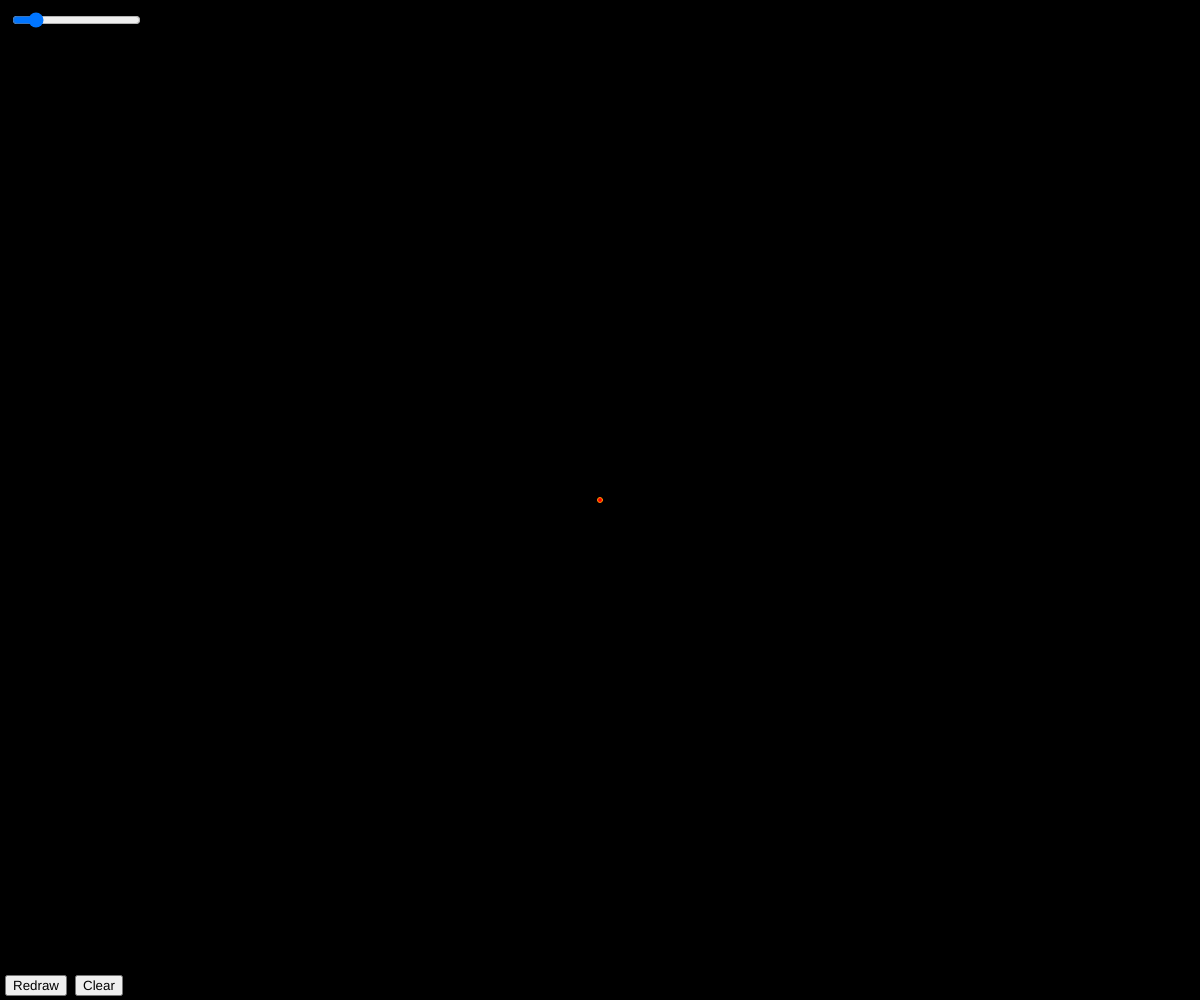
Frame 1 (no input)
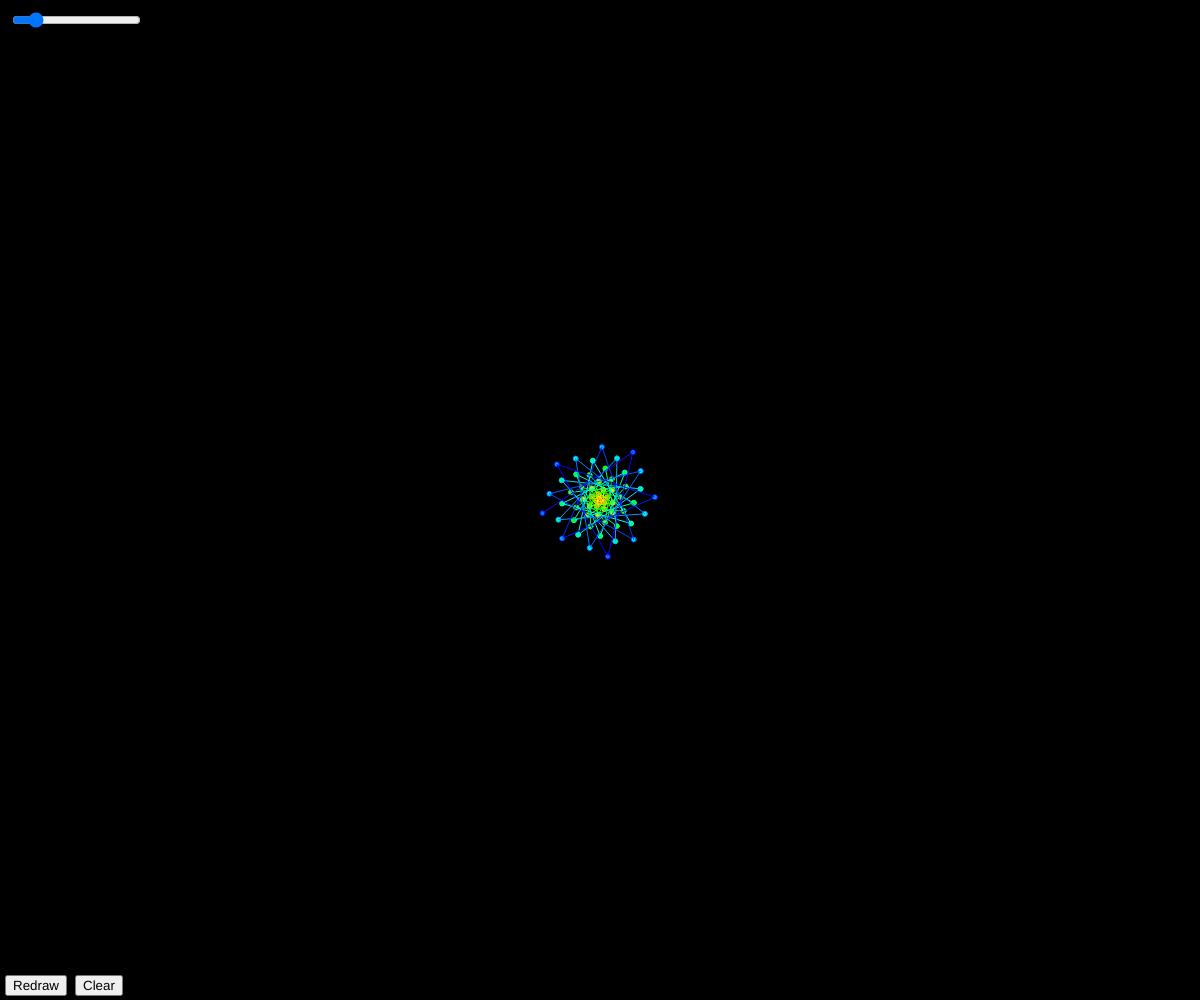
Frame 60 (no input)
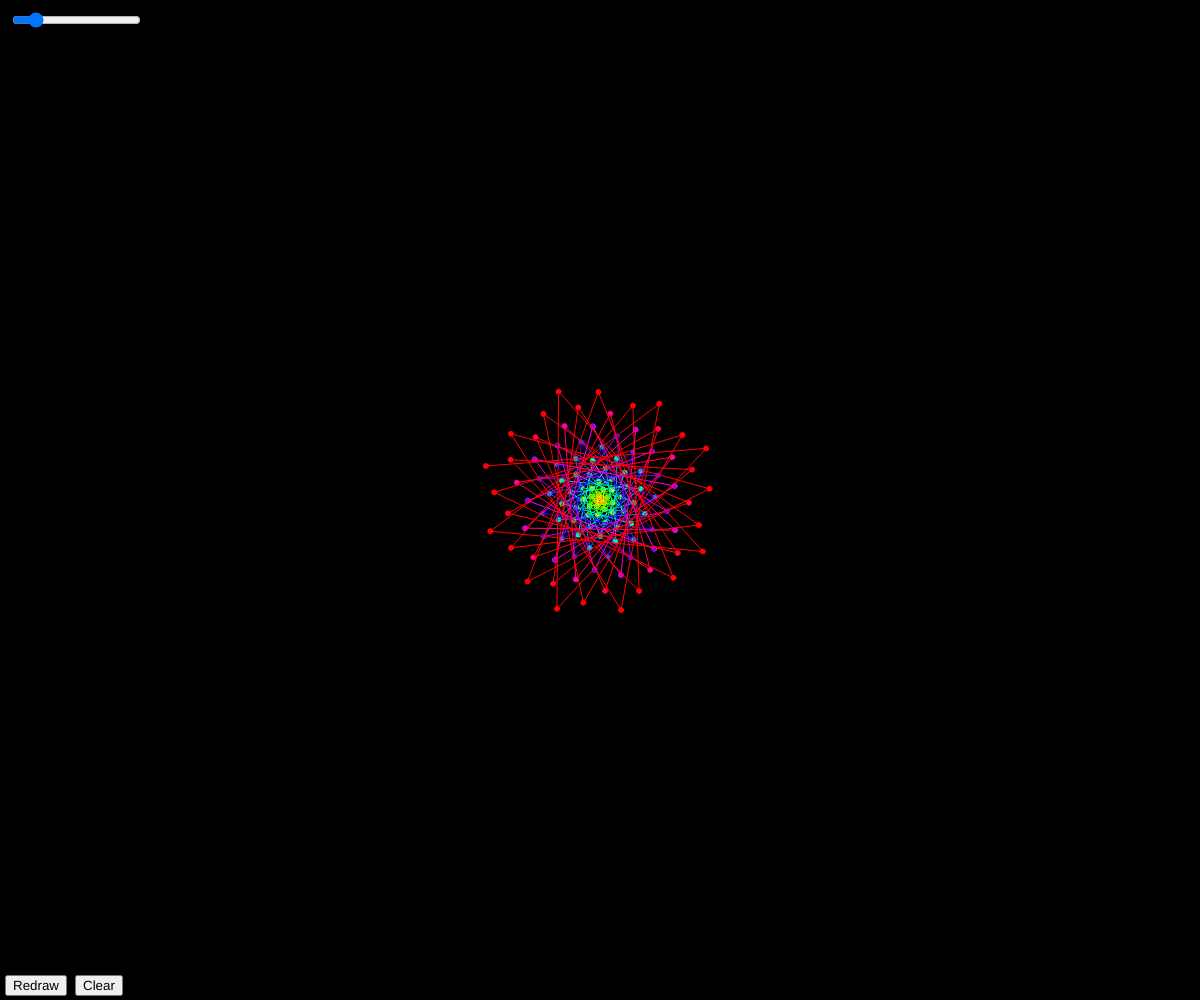
Frame 120 (the mouse pressed at the canvas centre since frame 60)

The p5.js sketch that drew these frames (run headless with seeded random() and noise() and a simulated clock; from frame 60 on, the mouse is pressed at the canvas centre):

// p5.js sketch
// ── sketch.js
// https://www.reddit.com/r/processing/comments/32kss5/how_would_i_go_about_creating_a_fibonacci_spiral/

let r = 0;
let j = 1;
let step = 0.1;
let f;
let lag = 1;

let lagSlider;

function setup() {
  createCanvas(windowWidth, windowHeight);
  //frameRate(30);
  background(0);
  f = PI * 2 * (sqrt(5) - 1) * 0.5; // golden ratio
  colorMode(HSB, 100);
  
  lagSlider = createSlider(0, 7, lag);
  lagSlider.position(10,10);
  lagSlider.mousePressed(clr);
  let redrawBtn = createButton('Redraw');
  redrawBtn.position(5, height-25);
  redrawBtn.mousePressed(reset);
  let clearBtn = createButton('Clear');
  clearBtn.position(75, height-25);
  clearBtn.mousePressed(clr);
}

function reset(){
  r = 0;
}
function clr(){
  background(0);
  reset();
}

function draw() {
  translate(width * 0.5, height * 0.5);
  const lag = lagSlider.value();

  if (r < 255) {
    fill(color(r, 200, 200));
    stroke(color(r + 10, 200, 200));
    //arc(cos(f * r) * r, sin(f * r) * r, 20, 20, r*PI, r*PI/5);
    line(
      cos(f * r) * r,
      sin(f * r) * r,
      cos(f * (r - lag)) * (r - lag),
      sin(f * (r - lag)) * (r - lag)
    );
    circle(cos(f * r) * r, sin(f * r) * r, 5);
    r++;
  } else {
    // for infinite drawing 
    //noLoop();
    //r = step*j;
    //j++;
  }
}
